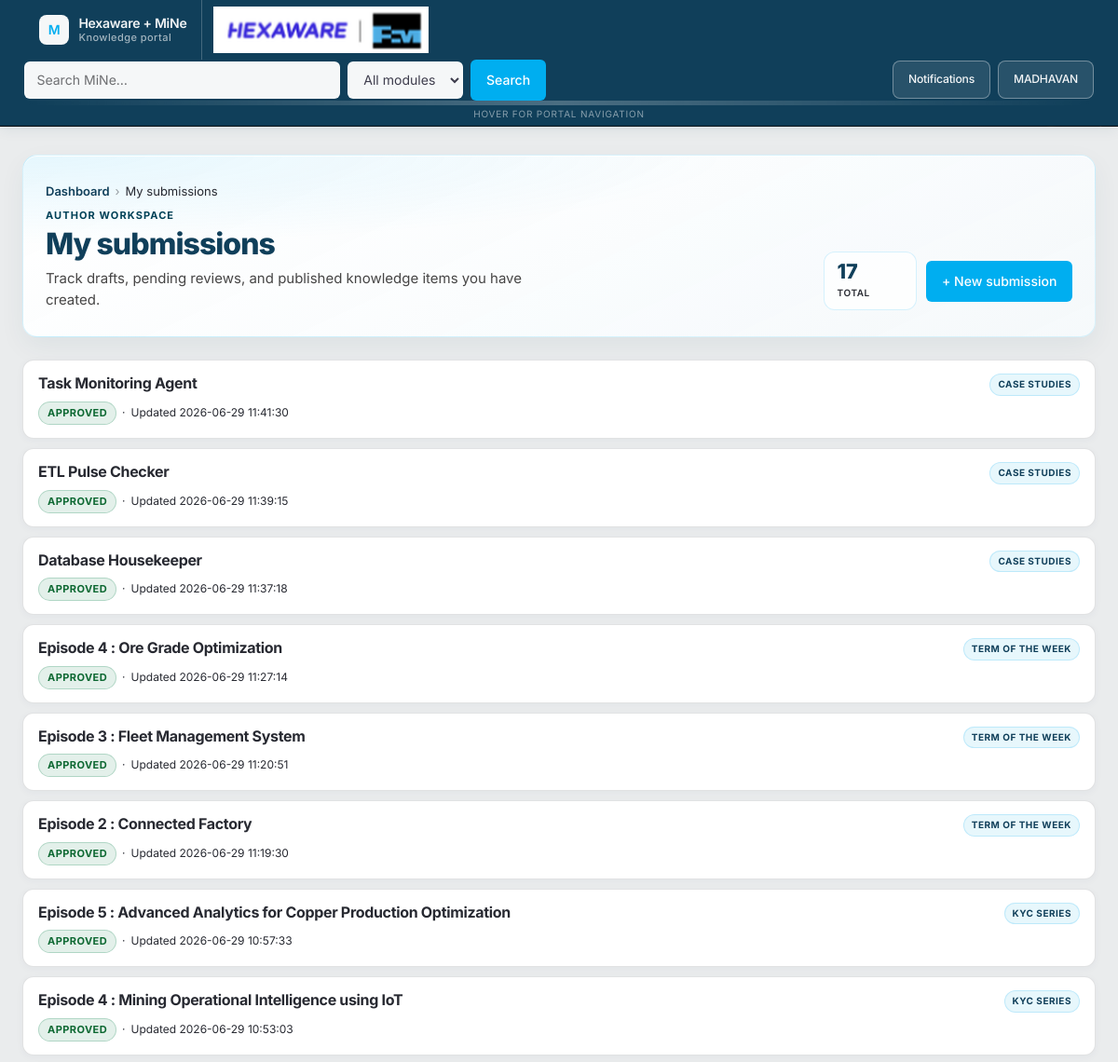
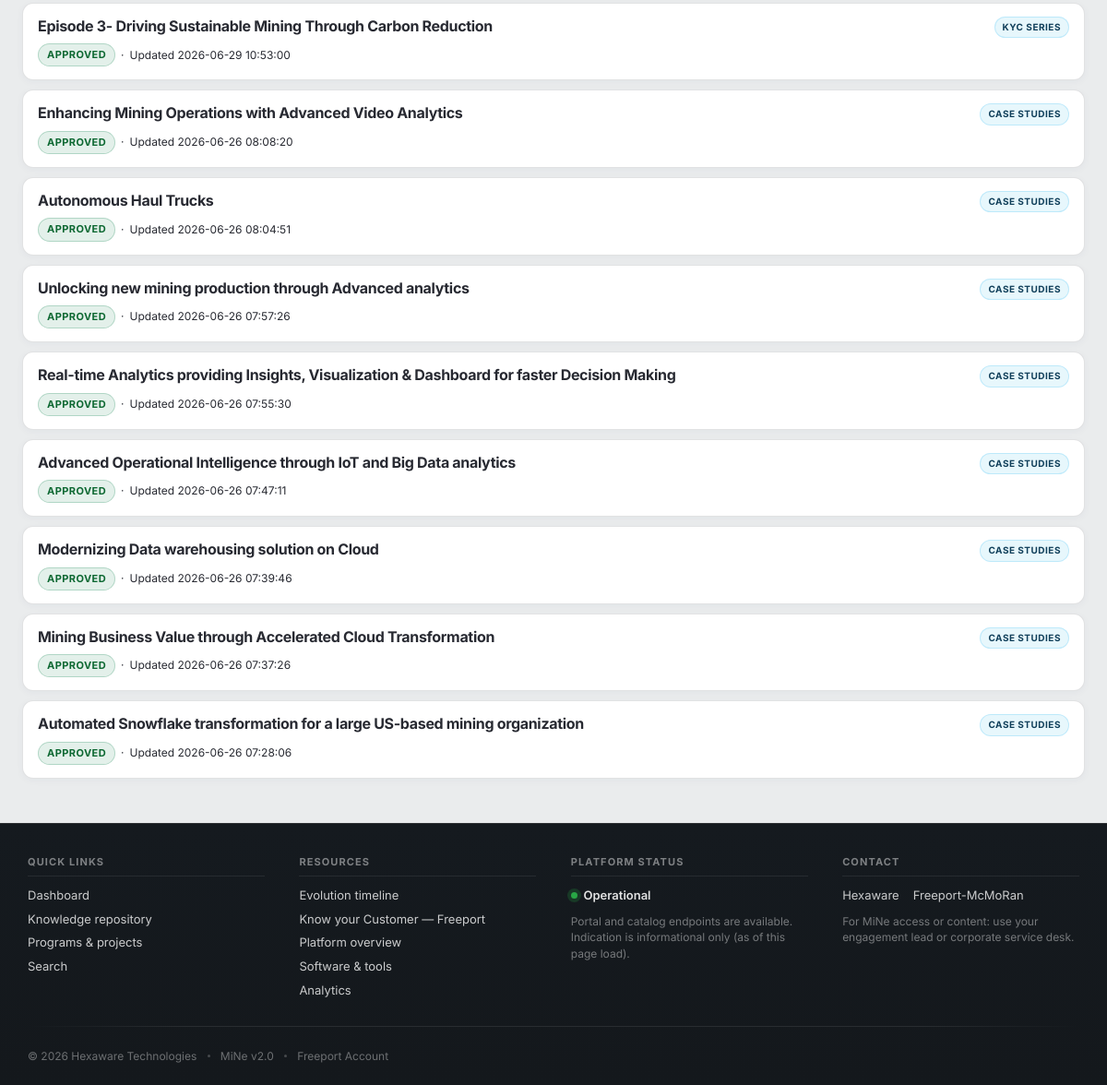
Screenshot of /my/submissions (signed in) with the database file from the repository (2 pictures, top to bottom).
### tables this page shows
CREATE TABLE users (
  id INTEGER PRIMARY KEY AUTOINCREMENT,
  username TEXT UNIQUE NOT NULL,
  email TEXT UNIQUE NOT NULL,
  password_hash TEXT NOT NULL,
  display_name TEXT NOT NULL,
  role TEXT CHECK(role IN ('admin','moderator','user')) DEFAULT 'user',
  is_active INTEGER DEFAULT 1,
  created_at DATETIME DEFAULT CURRENT_TIMESTAMP
);

CREATE TABLE content (
  id INTEGER PRIMARY KEY AUTOINCREMENT,
  module TEXT,
  title TEXT,
  summary TEXT,
  body TEXT,
  status TEXT,
  author_id INTEGER,
  created_at DATETIME DEFAULT CURRENT_TIMESTAMP,
  updated_at DATETIME DEFAULT CURRENT_TIMESTAMP,
  FOREIGN KEY (author_id) REFERENCES users(id)
);

### mine/main.py (the view)
@bp.route("/my/submissions")
@login_required
@roles_required("admin", "moderator")
def my_submissions():
    user = load_current_user()
    db = get_db()
    rows = db.execute(
        """
        SELECT c.*, u.display_name AS author_name
        FROM content c
        JOIN users u ON u.id = c.author_id
        WHERE c.author_id = ?
        ORDER BY c.updated_at DESC
        """,
        (user["id"],),
    ).fetchall()
    return render_template("my_submissions.html", rows=rows)

### templates/my_submissions.html (shortened to what this page needs)
{% extends "base.html" %}
{% from "includes/status_badge.html" import status_badge %}
{% block content %}
<div class="portal-page">
  <header class="portal-hero">
    <div class="portal-hero__copy">
      <nav class="portal-breadcrumb" aria-label="Breadcrumb">
        <a href="{{ url_for('main.dashboard') }}">Dashboard</a>
        <span class="portal-breadcrumb__sep" aria-hidden="true">›</span>
        <span aria-current="page">My submissions</span>
      </nav>
      <span class="portal-eyebrow">Author workspace</span>
      <h1 class="portal-hero__title">My submissions</h1>
      <p class="portal-lede">Track drafts, pending reviews, and published knowledge items you have created.</p>
    </div>
    <div class="portal-hero__aside">
      <div class="portal-stat" role="status">
        <span class="portal-stat__value">{{ rows|length }}</span>
        <span class="portal-stat__label">Total</span>
      </div>
      <a class="btn btn-primary" href="{{ url_for('content.content_create') }}">+ New submission</a>
    </div>
  </header>
  {% if rows and rows|length > 0 %}
    <ul class="portal-result-list">
      {% for item in rows %}
        <li>
          <a class="portal-result" href="{{ url_for('content.content_view', cid=item.id) }}">
            <div class="portal-result__top">
              <h2 class="portal-result__title">{{ item.title }}</h2>
              <span class="portal-module-chip">{{ module_label(item.module) }}</span>
            </div>
            <p class="portal-result__meta">
              {{ status_badge(item.status) }}
              <span aria-hidden="true"> · </span>
              Updated {{ item.updated_at }}
            </p>
          </a>
        </li>
      {% endfor %}
    </ul>
  {% endif %}
</div>
{% endblock %}

### templates/base.html (shortened to what this page needs)
<!doctype html>
<html lang="en">
  <head>
    <link rel="stylesheet" href="{{ url_for('static', filename='css/fonts.css') }}" />
    <link rel="stylesheet" href="{{ url_for('static', filename='css/main.css') }}" />
    <link rel="stylesheet" href="{{ url_for('static', filename='css/content-cards.css') }}" />
    {% if current_user and (request.endpoint or '') not in ('main.landing', 'main.welcome') %}
    <link rel="stylesheet" href="{{ url_for('static', filename='css/portal-list.css') }}" />
    {% endif %}
    {% if (request.endpoint or '') not in ('main.landing', 'main.welcome') %}
    <link rel="stylesheet" href="{{ url_for('static', filename='vendor/aos/aos.css') }}" />
    {% endif %}
  </head>
  {% set _ep = request.endpoint or '' %}
  {% set _is_landing = _ep in ('main.landing', 'main.welcome') %}
  {% set _is_auth_page = request.blueprint == 'auth' %}
  {% if request.blueprint == 'admin' %}
    {% set motion_profile = 'admin-ultra' %}
  {% elif _ep == 'main.dashboard' %}
    {% set motion_profile = 'dashboard-balanced' %}
  {% elif _ep in ('main.knowledge', 'content.content_list', 'main.my_submissions', 'search.search') %}
    {% set motion_profile = 'portal-soft' %}
  {% elif _ep == 'main.journey' %}
    {% set motion_profile = 'journey-soft' %}
  {% elif request.blueprint == 'reference' %}
    {% set motion_profile = 'reference-medium' %}
  {% elif current_user and not _is_landing %}
    {% set motion_profile = 'portal-soft' %}
  {% else %}
    {% set motion_profile = 'public-cinematic' %}
  {% endif %}
  <body
    class="{% if _is_landing %}layout-landing{% elif current_user %}layout-portal{% elif request.blueprint == 'reference' %}layout-reference{% else %}layout-public{% endif %}{% if request.endpoint == 'reference.fmi_kyc' %} has-journey-motion{% endif %}"
    data-motion-profile="{{ motion_profile }}"
  >
    <div class="ambient-backdrop" aria-hidden="true">
    </div>
    {% set ep = request.endpoint %}
    {% set bp = request.blueprint %}
    {% set nav_programs_active = bp == 'projects' or ep in ('reference.fmi_kyc', 'main.onboarding', 'main.innovation', 'main.training', 'main.hall_of_fame') %}
    {% set nav_knowledge_active = ep == 'main.knowledge' %}
    {% set nav_content_active = bp == 'content' %}
    <div class="header-shell header-shell--enterprise" id="site-header">
    <div class="header-shell__inner">
    <div class="brand">
      <a href="{{ url_for('main.dashboard') if current_user else url_for('main.landing') }}" aria-label="{% if current_user %}Go to dashboard{% else %}MiNe home{% endif %}">
        <span class="brand-mark" aria-hidden="true">M</span>
        <span class="brand-line">
          <span>Hexaware + MiNe</span>
          {% if _is_landing or request.blueprint == 'reference' %}
          <span class="brand-sub">Mining Intelligence &amp; Knowledge Enablement</span>
          {% else %}
          <span class="brand-sub">Knowledge portal</span>
          {% endif %}
        </span>
      </a>
      <div class="brand-fmi">
        <img
          src="{{ url_for('static', filename='img/hexaware-freeport-lockup.png') }}"
          alt="Hexaware and Freeport-McMoRan"
          class="brand-fmi-img"
          width="347"
          height="75"
          loading="lazy"
          decoding="async"
        />
      </div>
    </div>
    <header class="topbar" role="banner">
      {% if current_user %}
      <form class="search-form" method="get" action="{{ url_for('search.search') }}" role="search">
        <input id="global-q" type="search" name="q" placeholder="Search MiNe…" value="{{ request.args.get('q','') }}" />
        <select id="global-module" name="module" aria-label="Module filter">
          <option value="">All modules</option>
        </select>
        <button class="btn btn-primary" type="submit">Search</button>
      </form>
      {% else %}
      <div class="topbar-spacer" aria-hidden="true"></div>
      {% endif %}
      <div class="topbar-actions">
        {% if current_user %}
        <div class="dropdown" data-dropdown>
          <button class="btn btn-secondary dropdown__trigger" type="button" data-dropdown-trigger aria-haspopup="true" aria-expanded="false" aria-controls="notif-panel">
            Notifications{% if notif_count %} ({{ notif_count }}){% endif %}
          </button>
        </div>
        <div class="dropdown" data-dropdown>
          <button class="btn btn-secondary dropdown__trigger" type="button" data-dropdown-trigger aria-haspopup="true" aria-expanded="false" aria-controls="account-panel">
            {{ current_user.display_name }}
          </button>
        </div>
        {% else %}
        <a class="btn btn-primary" href="{{ url_for('auth.login') }}">Sign in</a>
        {% endif %}
      </div>
    </header>
    </div>
    {% if current_user and not _is_landing %}
    <div class="portal-nav-reveal" id="portal-nav-reveal">
      <div class="portal-nav-reveal__dock" aria-hidden="true"></div>
      <p class="portal-nav-reveal__hint">Hover for portal navigation</p>
    </div>
    {% endif %}
    </div>
    <main id="main" class="main" tabindex="-1">
      {% block content %}{% endblock %}
    </main>
    {% include "includes/site_footer.html" %}
  </body>
</html>

### templates/includes/status_badge.html
{% macro status_badge(status) %}
  {% set s = (status or '')|lower %}
  {% if s == 'approved' %}
    <span class="portal-status portal-status--approved">Approved</span>
  {% elif s == 'pending' %}
    <span class="portal-status portal-status--pending">Pending</span>
  {% elif s == 'rejected' %}
    <span class="portal-status portal-status--rejected">Rejected</span>
  {% elif s == 'draft' %}
    <span class="portal-status portal-status--draft">Draft</span>
  {% else %}
    <span class="portal-status portal-status--draft">{{ status or '—' }}</span>
  {% endif %}
{% endmacro %}

### templates/includes/site_footer.html
<footer class="site-footer" role="contentinfo">
  <div class="site-footer__inner">
    <div class="site-footer__grid">
      <div class="site-footer__col">
        <h2 class="site-footer__heading">Quick links</h2>
        <ul class="site-footer__list">
          {% if current_user %}
            <li><a href="{{ url_for('main.dashboard') }}">Dashboard</a></li>
            <li><a href="{{ url_for('main.knowledge') }}">Knowledge repository</a></li>
            <li><a href="{{ url_for('projects.project_list') }}">Programs &amp; projects</a></li>
            <li><a href="{{ url_for('search.search') }}">Search</a></li>
          {% else %}
            <li><a href="{{ url_for('main.landing') }}">Home</a></li>
            <li><a href="{{ url_for('main.journey') }}">Freeport–Hexaware Journey</a></li>
            <li><a href="{{ url_for('auth.login') }}">Sign in</a></li>
          {% endif %}
        </ul>
      </div>
      <div class="site-footer__col">
        <h2 class="site-footer__heading">Resources</h2>
        <ul class="site-footer__list">
          <li><a href="{{ url_for('reference.fmi_kyc') }}#kyc-evolution-timeline">Evolution timeline</a></li>
          <li><a href="{{ url_for('reference.fmi_kyc') }}">Know your Customer — Freeport</a></li>
          {% if current_user %}
            <li><a href="{{ url_for('main.welcome') }}">Platform overview</a></li>
            <li><a href="{{ url_for('main.software_tools') }}">Software &amp; tools</a></li>
            {% if current_user.role in ['admin', 'moderator'] %}
              <li><a href="{{ url_for('admin.analytics') }}">Analytics</a></li>
            {% endif %}
          {% endif %}
        </ul>
      </div>
      <div class="site-footer__col">
        <h2 class="site-footer__heading">Platform status</h2>
        <div class="site-footer__status-row">
          <span class="site-footer__status-indicator" aria-hidden="true"></span>
          <span class="site-footer__status-label">Operational</span>
        </div>
        <p class="site-footer__note">Portal and catalog endpoints are available. Indication is informational only (as of this page load).</p>
      </div>
      <div class="site-footer__col">
        <h2 class="site-footer__heading">Contact</h2>
        <ul class="site-footer__list site-footer__list--inline">
          <li>
            <a href="https://www.hexaware.com" target="_blank" rel="noopener noreferrer">Hexaware</a>
          </li>
          <li>
            <a href="https://www.fcx.com" target="_blank" rel="noopener noreferrer">Freeport-McMoRan</a>
          </li>
        </ul>
        <p class="site-footer__note">For MiNe access or content: use your engagement lead or corporate service desk.</p>
      </div>
    </div>
    <div class="site-footer__rule" aria-hidden="true"></div>
    <div class="site-footer__bottom">
      <p class="site-footer__copyright">
        <span>&copy; 2026 Hexaware Technologies</span>
        <span class="site-footer__bullet" aria-hidden="true"></span>
        <span>MiNe v2.0</span>
        <span class="site-footer__bullet" aria-hidden="true"></span>
        <span>Freeport Account</span>
      </p>
    </div>
  </div>
</footer>

### rows the page displays
users: display_name "MADHAVAN"
content: title "Task Monitoring Agent", module "CASE STUDIES", updated_at "2026-06-29 11:41:30"
content: title "ETL Pulse Checker", module "CASE STUDIES", updated_at "2026-06-29 11:39:15"
content: title "Database Housekeeper", module "CASE STUDIES", updated_at "2026-06-29 11:37:18"
content: title "Episode 4 : Ore Grade Optimization", module "TERM OF THE WEEK", updated_at "2026-06-29 11:27:14"
content: title "Episode 3 : Fleet Management System", module "TERM OF THE WEEK", updated_at "2026-06-29 11:20:51"
content: title "Episode 2 : Connected Factory", module "TERM OF THE WEEK", updated_at "2026-06-29 11:19:30"
content: title "Episode 5 : Advanced Analytics for Copper Production Optimization", module "KYC SERIES", updated_at "2026-06-29 10:57:33"
content: title "Episode 4 : Mining Operational Intelligence using IoT", module "KYC SERIES", updated_at "2026-06-29 10:53:03"
content: title "Episode 3- Driving Sustainable Mining Through Carbon Reduction", module "KYC SERIES", updated_at "2026-06-29 10:53:00"
content: title "Enhancing Mining Operations with Advanced Video Analytics", module "CASE STUDIES", updated_at "2026-06-26 08:08:20"
content: title "Autonomous Haul Trucks", module "CASE STUDIES", updated_at "2026-06-26 08:04:51"
content: title "Unlocking new mining production through Advanced analytics", module "CASE STUDIES", updated_at "2026-06-26 07:57:26"
content: title "Real-time Analytics providing Insights, Visualization & Dashboard for faster Decision Making", module "CASE STUDIES", updated_at "2026-06-26 07:55:30"
content: title "Advanced Operational Intelligence through IoT and Big Data analytics", module "CASE STUDIES", updated_at "2026-06-26 07:47:11"
content: title "Modernizing Data warehousing solution on Cloud", module "CASE STUDIES", updated_at "2026-06-26 07:39:46"
content: title "Mining Business Value through Accelerated Cloud Transformation", module "CASE STUDIES", updated_at "2026-06-26 07:37:26"
content: title "Automated Snowflake transformation for a large US-based mining organization", module "CASE STUDIES", updated_at "2026-06-26 07:28:06"

### other values shown
{{ rows|length }} "17"
